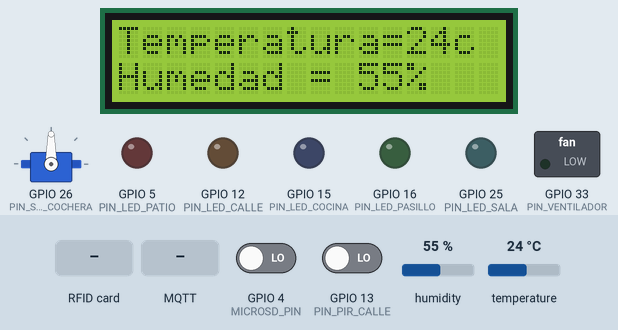
Recording of a sketch running on a simulated ESP32. Shown: servo, 16×2 character LCD, switched loads named in the sketch (green lamp = pin HIGH), output pins drawn as LEDs (lit = HIGH). The test bench sets the inputs (shaded band); at power-on: GPIO 4 (MICROSD_PIN) LOW, GPIO 13 (PIN_PIR_CALLE) LOW, humidity 55 %, temperature 24 °C. WiFi joins after 1.5 s; servers stay silent unless stated; the local clock reads 2024-03-15 10:24:30 at power-on unless the sketch sets it; storage starts empty; no MQTT or app messages arrive unless stated; what the sketch prints to the serial monitor is not drawn.

Above: at 2.8 s.
2.9 s: RFID card 01 63 30 1D held to the reader
At 4.0 s:
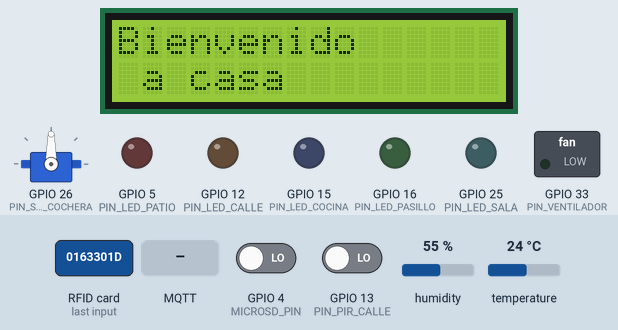
7.1 s: MQTT message "luzSala encender" arrives on the first subscribed topic
At 7.5 s:
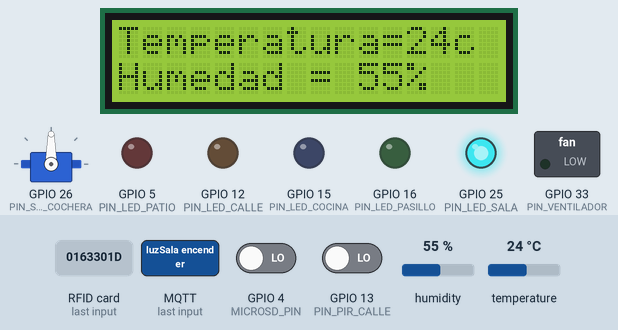
8.7 s: GPIO 4 (MICROSD_PIN) driven HIGH
At 9.6 s:
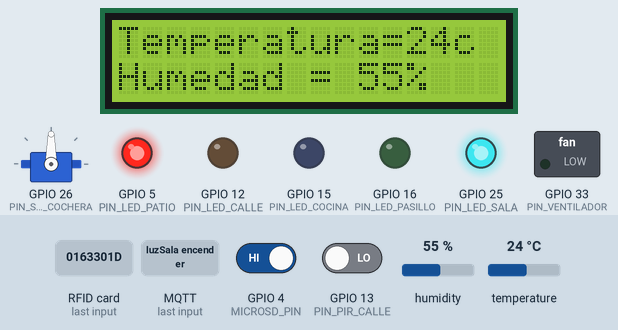
10.2 s: GPIO 13 (PIN_PIR_CALLE) driven HIGH
At 11.5 s:
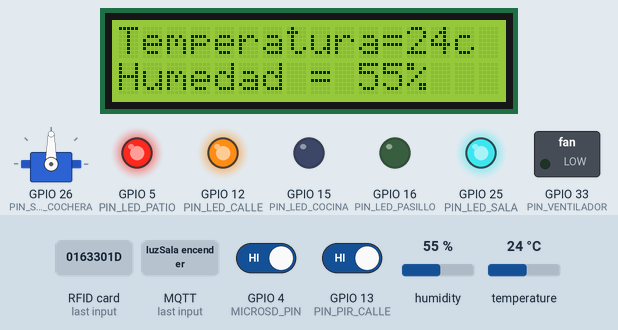
11.8 s: MQTT message "luzSala apagar" arrives on the first subscribed topic
At 13.0 s:
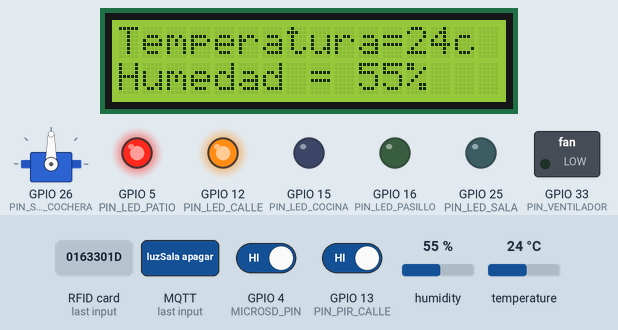
13.5 s: MQTT message "luzPasillo encender" arrives on the first subscribed topic
At 14.9 s:
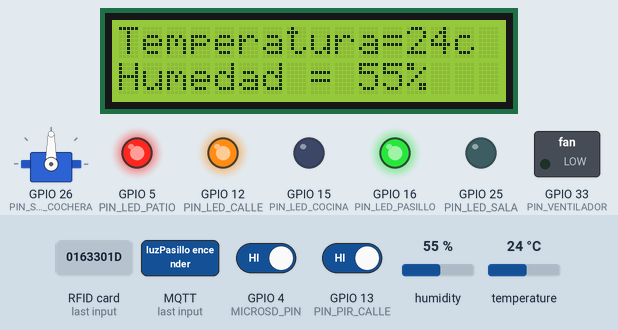
Timing chart, 0 to 16.1 s (numbered marks = the images above; inputs shaded):
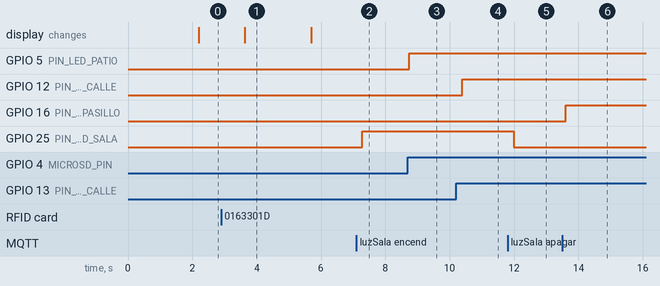

Measured:
- after the input at 2.9 s, the display: changes after 0.72 s (image 1)
- after the input at 7.1 s, GPIO 25 (PIN_LED_SALA): LOW → HIGH after 0.18 s
- after the input at 8.7 s, GPIO 5 (PIN_LED_PATIO): LOW → HIGH at once
- after the input at 10.2 s, GPIO 12 (PIN_LED_CALLE): LOW → HIGH after 0.19 s
- after the input at 11.8 s, GPIO 25 (PIN_LED_SALA): HIGH → LOW after 0.20 s
- after the input at 13.5 s, GPIO 16 (PIN_LED_PASILLO): LOW → HIGH after 0.11 s
- what the display in image 1 shows lasts 2.1 s, from 3.6 s to 5.7 s

The sketch:

sketch.ino
```cpp
#include "DataLogger.h"

void setup() {
  Serial.begin(115200);
  SENSORES.sensores_init();
  ACTUADORES.actuadores_init();
  INFORMACION.setup_WiFi();
  INFORMACION.set_MQTT_server();
  INFORMACION.set_MQTT_callback();
  MSD.MicroSD_init();
  Myrtc.RTC_init();
  Myrfid.rfid_init();
}

void loop() {
  Tareas.actualizar_tareas();
  Tareas.tarea_SENSORES();
  Tareas.tarea_actuadores();
  Tareas.tarea_LCD();
  Tareas.tarea_MSD();
  Myrtc.show_time();
  Myrfid.verificar_tarjeta_presente();
}
```

Actuadores.h
```cpp
#ifndef Actuadores_h
#define Actuadores_h

#define PIN_LED_CALLE 12
#define PIN_LED_PATIO 5
#define PIN_LED_COCINA 15
#define PIN_LED_SALA 25
#define PIN_LED_BANIO 14
#define PIN_LED_PASILLO 16
#define PIN_SERVO_COCHERA 26
#define PIN_VENTILADOR 33
int pos = 0;

class Actuadores {
  public:
    void actuadores_init(void);
    void encender_luces(void);
    void control_luces(String);
    void show_LCD (String, String);
};

void Actuadores::actuadores_init(void) {
  pinMode(PIN_LED_CALLE, OUTPUT);
  pinMode(PIN_LED_PATIO, OUTPUT);
  pinMode(PIN_LED_COCINA, OUTPUT);
  pinMode(PIN_LED_SALA, OUTPUT);
  pinMode(PIN_LED_BANIO, OUTPUT);
  pinMode(PIN_LED_PASILLO, OUTPUT);
  servoCochera.attach(PIN_SERVO_COCHERA);
  pinMode(PIN_VENTILADOR, OUTPUT);
  lcd.init();
  lcd.backlight();
}

void Actuadores::encender_luces(void) {
  if (SENSORES.pir_read(PIN_PIR_CALLE) == 1) {
    digitalWrite(PIN_LED_CALLE, HIGH);
  }
  else {
    digitalWrite(PIN_LED_CALLE, LOW);
  }

  if (SENSORES.pir_read(PIN_PIR_PATIO) == 1) {
    digitalWrite(PIN_LED_PATIO, HIGH);
  }
  else {
    digitalWrite(PIN_LED_PATIO, LOW);
  }
}

void Actuadores::control_luces(String mensaje) {
  if ( mensaje == "luzSala encender") {
    digitalWrite(PIN_LED_SALA, HIGH);
  }
  else if ( mensaje == "luzSala apagar") {
    digitalWrite(PIN_LED_SALA, LOW);
  }

  if ( mensaje == "luzPasillo encender") {
    digitalWrite(PIN_LED_PASILLO, HIGH);
  }
  else if ( mensaje == "luzPasillo apagar") {
    digitalWrite(PIN_LED_PASILLO, LOW);
  }

  if ( mensaje == "luzCocina encender") {
    digitalWrite(PIN_LED_COCINA, HIGH);
  }
  else if ( mensaje == "luzCocina apagar") {
    digitalWrite(PIN_LED_COCINA, LOW);
  }

  if ( mensaje == "luzBanio encender") {
    digitalWrite(PIN_LED_BANIO, HIGH);
  }
  else if ( mensaje == "luzBanio apagar") {
    digitalWrite(PIN_LED_BANIO, LOW);
  }

  if ( mensaje == "puerta_cochera encender") {
    for (pos = 5; pos <= 180; pos += 1) {
      servoCochera.write(pos);    // llamar al servo para poner en la posicion 'pos'
      delay(15);
    }
  }
  else if ( mensaje == "puerta_cochera apagar") {
    for (pos = 180; pos >= 5; pos -= 1) {
      servoCochera.write(pos);    // tell servo to go to position in variable 'pos'
      delay(15);
    }
  }

  if ( mensaje == "ventilador encender") {
    digitalWrite(PIN_VENTILADOR, HIGH);
  }
  else if ( mensaje == "ventilador apagar") {
    digitalWrite(PIN_VENTILADOR, LOW);
  }


}

void Actuadores::show_LCD(String msg1, String msg2) {
  lcd.clear();
  lcd.setCursor (0, 0);
  lcd.print(msg1);
  lcd.setCursor(0, 1);
  lcd.print(msg2);
}

#endif
```

DataLogger.h
```cpp
#ifndef DataLogger_h
#define DataLogger_h

#include <DHT.h>
#include <MFRC522.h>
#include <SPI.h>
#include <ArduinoJson.h>
#include <LiquidCrystal_I2C.h>
#include <ESP32Servo.h>

#define PIN_DHT 27
#define DHT_TYPE DHT11

Servo servoCochera;
DHT dht(PIN_DHT,DHT_TYPE);
LiquidCrystal_I2C lcd ( 0x27, 16, 2);

#include "Sensores.h"
Sensores SENSORES;


#include "Actuadores.h"
Actuadores ACTUADORES;

#include "Json.h"
JsonClass Json;

#include "MQTT.h"
MQTT INFORMACION;

#include "RTC.h"
DS1307_RTC Myrtc;


#include "MicroSD.h"
MicroSD MSD;

#include "RFID.h"
rfid Myrfid;

#include "Tareas.h"
millis_tasks Tareas;


#endif
```

Json.h
```cpp
#ifndef Json_h
#define Json_h

class JsonClass{
  public:
  String FAC_Json (String, String, String, String, String);
  String Acceso_Json(String, String, String);
};

String JsonClass::FAC_Json(String msg1, String msg2, String msg3, String msg4, String msg5){
  String temp = "";
  DynamicJsonDocument JSON ( 1024 );         /* Objeto donde se alamcenará el JSON */
  JSON [ "DHT" ]["temperatura"] = msg1;
  JSON["DHT"]["humedad"] = msg2;         /* Almacena números enteros o flotantes */
  JSON [ "PIR_PATIO" ] = msg3;
  JSON [ "PIR_CALLE" ] = msg4;
  JSON["FECHA"] = msg5;
  serializeJsonPretty( JSON, temp);
  return temp;
}

String JsonClass::Acceso_Json(String msg1, String msg2, String msg3){
  String temp = "";
  DynamicJsonDocument JSON ( 1024 );         /* Objeto donde se alamcenará el JSON */
  JSON [ "FECHA" ]["dia"] = msg1;
  JSON["FECHA"]["hora"] = msg2;         /* Almacena números enteros o flotantes */
  JSON [ "ID" ] = msg3;
  serializeJsonPretty( JSON, temp);
  return temp;
}
#endif
```

MQTT.h
```cpp
/* Se incluye librería y se crea objeto para la configuración del cliente WiFi */
#include <WiFi.h>
WiFiClient ESP32_WIFI;

/* Se incluye librería paa utilizar el protocolo de telemetría MQTT, con el objeto correspondiente */
#include "PubSubClient.h"
PubSubClient client ( ESP32_WIFI );

/* Directivas de configuración de red y parámetros MQTT */
#define HOTSPOT_WIFI  "Wokwi-GUEST"            /* Nombre del punto de acceso a conectarse */
#define HOTSPOT_PWD   ""                       /* Contraseña de la red */
#define MQTT_SERVER   "test.mosquitto.org"     /* Dirección del Broker MQTT */
#define MQTT_PORT     1883                     /* Puerto del Broker MQTT */
#define TXTOPIC       "/TX_CASA"         /* Nombre del topic de publicación */
#define RXTOPIC       "/RX_CASA"         /* Nombre del topic de suscripción */
#define RXTOPIC1      "/Casa"        /* Nombre del topic de suscripción */

/* Clase para la gestión de la red WiFi y el protocolo MQTT */
class MQTT {

  public:
    /* MÉTODOS */
  public:
    void subscribe_MQTT ( void );            /* Conecta al usuario como un suscriptor MQTT */
    void publish_MQTT ( String );              /* Conecta al usuario como un pulicador MQTT */
    void reconnect_MQTT ( void );            /* Realiza la reconexión al servidor MQTT */
    void setup_WiFi ( void );                /* Configura lo necesario para conectarse a una red WiFi */
    void set_MQTT_server ( void );           /* Establece la dirección del Broker MQTT a utilizar */
    void set_MQTT_callback ( void );         /* Se configura la obtención de la información como suscriptor */
    static void callback ( char*, byte*, unsigned int );   /* Método que obtiene la trama realizada en las suscripciones */
};

/*~~~~~~~~~~~~~~~~~~~~~~~~~~~~~~~~~~~~~~~~~~~~~~~~~~~ set_MQTT_server ( void ) ~~~~~~~~~~~~~~~~~~~~~~~~~~~~~~~~~~~~~~~
                       Función que configura el puerto y la dirección del Broker MQTT a utilizar.
  ~~~~~~~~~~~~~~~~~~~~~~~~~~~~~~~~~~~~~~~~~~~~~~~~~~~~~~~~~~~~~~~~~~~~~~~~~~~~~~~~~~~~~~~~~~~~~~~~~~~~~~~~~~~~~~~~~~*/

void MQTT :: set_MQTT_server ( void ) {
  client.setServer ( MQTT_SERVER, MQTT_PORT );            /* Función librería PubsubClient */
}

/*~~~~~~~~~~~~~~~~~~~~~~~~~~~~~~~~~~~~~~~~~~~~~~~~~~~ set_MQTT_callback ( void ) ~~~~~~~~~~~~~~~~~~~~~~~~~~~~~~~~~~~~
                       Función que configura la función que recibirá la trama proveniente de los datos
                       mostrados en la suscripción .
  ~~~~~~~~~~~~~~~~~~~~~~~~~~~~~~~~~~~~~~~~~~~~~~~~~~~~~~~~~~~~~~~~~~~~~~~~~~~~~~~~~~~~~~~~~~~~~~~~~~~~~~~~~~~~~~~~~~*/

void MQTT :: set_MQTT_callback ( void ) {

  client.setCallback (this -> callback);                 /* Función librería PubsubClient */

}

/*~~~~~~~~~~~~~~~~~~~~~~~~~~~~~~~~~~~~~~~~~~~~~~~~~~~ subscribe_MQTT ( void ) ~~~~~~~~~~~~~~~~~~~~~~~~~~~~~~~~~~~~~~~
                       Función que se suscribe a un topic MQTT, puede tener múltiples suscripciones.
  ~~~~~~~~~~~~~~~~~~~~~~~~~~~~~~~~~~~~~~~~~~~~~~~~~~~~~~~~~~~~~~~~~~~~~~~~~~~~~~~~~~~~~~~~~~~~~~~~~~~~~~~~~~~~~~~~~~*/

void MQTT :: subscribe_MQTT ( void ) {

  client.subscribe( RXTOPIC );                           /* Función librería PubsubClient */
  //client.subscribe( RXTOPIC1 );                          /* Función librería PubsubClient */

}

/*~~~~~~~~~~~~~~~~~~~~~~~~~~~~~~~~~~~~~~~~~~~~~~~~~~~ publish_MQTT ( void ) ~~~~~~~~~~~~~~~~~~~~~~~~~~~~~~~~~~~~~~~
                       Función que publica información hacia a un topic MQTT.
  ~~~~~~~~~~~~~~~~~~~~~~~~~~~~~~~~~~~~~~~~~~~~~~~~~~~~~~~~~~~~~~~~~~~~~~~~~~~~~~~~~~~~~~~~~~~~~~~~~~~~~~~~~~~~~~~~~~*/

void MQTT :: publish_MQTT ( String json) {
  Serial.println ( F ( "Publicando información" ) );
  //client.publish( TXTOPIC, "Siiiuuuuu");                 /* Función librería PubsubClient */
  client.publish( TXTOPIC, json.c_str());
}

/*~~~~~~~~~~~~~~~~~~~~~~~~~~~~~~~~~~~~~~~~~~~~~~~~~~~ reconnect_MQTT ( void ) ~~~~~~~~~~~~~~~~~~~~~~~~~~~~~~~~~~~~~~~
                       Función que se reeconecta al servidor MQTT como cliente, tanto para publicar como suscribirse
                       a un topic.
  ~~~~~~~~~~~~~~~~~~~~~~~~~~~~~~~~~~~~~~~~~~~~~~~~~~~~~~~~~~~~~~~~~~~~~~~~~~~~~~~~~~~~~~~~~~~~~~~~~~~~~~~~~~~~~~~~~~*/

void MQTT :: reconnect_MQTT ( void ) {

  if ( ! client.connected ( ) ) {                         /* ¿Está el cliente desconectado? */

    while ( ! client.connected ( ) ) {                    /* Mientras que está desconectado */

      Serial.print ( F ( "Conectando nuevamente al servidor" ) );

      if ( client.connect ( "Client_test" ) ) {             /* Si el cliente se conecta, el cliente puede tener autentificación */

        Serial.println ( F ( "Cliente conectado" ) );

        subscribe_MQTT ( );                                 /* Suscribirse al topic */

      } else {
        /* Si el cliente no se conecta */
        Serial.print ( F ( "Falló al conectarse, tipo de error: " ) );
        Serial.print ( client.state ( ) );                  /* Mostrar el estado o error, e intentarlo nuevamente */
        Serial.println ( F ( "Intentando nuevamente en 5 segundos" ) );
        delay ( 5000 );

      }
    }
  }
  client.loop ( );

}

/*~~~~~~~~~~~~~~~~~~~~~~~~~~~~~~~~~~~~~~~~~~~~~~~~~~~ setup_WiFi ( void ) ~~~~~~~~~~~~~~~~~~~~~~~~~~~~~~~~~~~~~~~~~~~
                       Función que se configura y se conecta a una red WiFi
  ~~~~~~~~~~~~~~~~~~~~~~~~~~~~~~~~~~~~~~~~~~~~~~~~~~~~~~~~~~~~~~~~~~~~~~~~~~~~~~~~~~~~~~~~~~~~~~~~~~~~~~~~~~~~~~~~~~*/

void MQTT :: setup_WiFi ( void ) {

  delay ( 10 );
  Serial.println ( F ( "Configurando WiFi: " ) );
  WiFi.begin ( HOTSPOT_WIFI, HOTSPOT_PWD );               /* Iniciar intentos de conexión hacia la red WiFi */


  while ( WiFi.status ( ) != WL_CONNECTED ) {            /* Mientras que no se haya conectado a la red especificada */

    delay ( 500 );
    Serial.print ( F ( "." ) );                                /* Mostrar un mensaje de espera */

  }
  //Serial.println ( "WiFi configurado con la IP: " );

}

/*~~~~~~~~~~~~~~~~~~~~~~~~~~~~~~~~~~~~~~~~~~~~~~~~~~~ callback ( char* topic, byte* message, unsigned int length ) ~~~~~~~~~~~~~~~~~~~~~~~~~~~~~~~~~~~~~~~~~~~
                       Función que obtiene los mensajes mandados hacia el topic al cual se está suscrito
                       NOTA: Los paráetros de está función están de acuerdo con los que vienen en la librería Pubsubclient
  ~~~~~~~~~~~~~~~~~~~~~~~~~~~~~~~~~~~~~~~~~~~~~~~~~~~~~~~~~~~~~~~~~~~~~~~~~~~~~~~~~~~~~~~~~~~~~~~~~~~~~~~~~~~~~~~~~~~~~~~~~~~~~~~~~~~~~~~~~~~~~~~~~~~~~~~~~~~~*/

void MQTT :: callback(char* topic, byte* message, unsigned int length) {

  Serial.print ( F ( "Ha llegado un mensaje de: " ) );
  Serial.println ( topic );                             /* Topic al cual se está suscrito */

  String messageTemp;

  for ( int i = 0; i < length; i++ ) {
    //Serial.print((char)message[i]);
    messageTemp += (char)message[i];                    /* El mensaje proviene en bytes por lo que es necesario concatenarlo */
  }

  ACTUADORES.control_luces(messageTemp);
}
```

MicroSD.h
```cpp
#ifndef MicroSD_h
#define MicroSD_h
/* Librerías fabricante necesarias para utilizar la MicroSD */
#include <SD.h>
#include <SPI.h>

#define MICROSD_PIN 4    /* Pin de control MicroSD */
File MicroSD_File;       /* Archivo para escribir  o leer en la MicroSD */
class MicroSD  {
  // VARIABLES
  public:
    uint8_t contador = 0;
    String filename = "/TestMicroSD.txt";   /* Nombre de archivo que incluye "/" que indica la ubicación en raíz */
  // MÉTODOS
  public:
   void MicroSD_init ( void );
   void SaveFile ( String );
   void ReadFile ( void );

};

void MicroSD::MicroSD_init ( void ){

   while ( !SD.begin ( MICROSD_PIN ) ) {
        Serial.println ( F ( "Falló la inicialización del módulo MicroSD"  ));
        delay(1000);
    }
    Serial.println ( F ( "La librería MicroSD ha inicializado con éxito" ) );
}

void MicroSD :: SaveFile ( String id ) {

    // Abrir o crear en caso de que no exista.
    MicroSD_File = SD.open ( filename, FILE_APPEND );
    if ( MicroSD_File ) {
        Myrtc.get_time();
        String json = Json.Acceso_Json(Myrtc.format_date(),Myrtc.format_time(), id);
        MicroSD_File.println(json);
        MicroSD_File.close ( );
    } else {
        // if the file didn't open, print an error:
        Serial.print ( F ( "Error opening " ) );
        Serial.println ( filename );

    }
    Serial.println ( "Verificando si existe el archivo: ");
    if ( SD.exists ( filename ) ) {
    Serial.println ( filename );
    Serial.println( " existe" );
  } else {
        Serial.println ( filename );
    Serial.println( " no existe" );
  }
     // Esperar un segundo entre lecturas
      delay ( 1000 );
}
void MicroSD :: ReadFile ( void ) {

    //String filename = "/TestMicroSD.txt";
    // re-open the file for reading:
  MicroSD_File = SD.open( filename );
  if ( MicroSD_File ) {
    Serial.println( "Archivo:" );

    // read from the file until there's nothing else in it:
    while ( MicroSD_File.available ( ) ) {

      Serial.write ( MicroSD_File.read ( ) );

    }
    // close the file:
    MicroSD_File.close ( );
  } else {
    // if the file didn't open, print an error:
    Serial.println ( "Error abriendo el archivo" );
  }


}

#endif
```

RFID.h
```cpp
#ifndef RFID_h
#define RFID_h

#include <SPI.h>
#include <MFRC522.h>
#include <ESP32Servo.h>

#define SS_PIN 14
#define RST_PIN 35

class rfid {
  private:
    MFRC522 mfrc522;
    Servo miServo;

  public:
    bool tarjetaAutorizada = false;
    unsigned long tiempoUltimaLectura = 0;
    const unsigned long tiempoEspera = 5000;
    // Define dos conjuntos de códigos autorizados
    byte uidAutorizado1[4] = {0x01, 0x63, 0x30, 0x1D};
    byte uidAutorizado2[4] = {0xA3, 0xF8, 0x8C, 0xAC};
    byte uidAutorizado3[4] = {0x08, 0x02, 0x9A, 0xEC};

    rfid() : mfrc522(SS_PIN, RST_PIN) {}

    void rfid_init();
    void verificar_tarjeta_presente();
    bool verificar_tarjeta_autorizada(byte *uid, byte bufferSize);
    void mover_servo(int angulo);
    void imprimir_uid(byte *buffer, byte bufferSize);
    String obtener_uid(byte *buffer, byte bufferSize);
};

void rfid::rfid_init() {
  SPI.begin();         // Iniciar la comunicación SPI
  mfrc522.PCD_Init();  // Iniciar el lector RFID
  digitalWrite(MICROSD_PIN, LOW);
}

void rfid::verificar_tarjeta_presente() {

  // Verificar si hay una tarjeta presente
  if (mfrc522.PICC_IsNewCardPresent() && mfrc522.PICC_ReadCardSerial()) {
    // Mostrar el número de identificación de la tarjeta
    Serial.print("Número de identificación de la tarjeta: ");
    imprimir_uid(mfrc522.uid.uidByte, mfrc522.uid.size);
    Serial.println();

    // Verificar si la tarjeta es autorizada
    if (verificar_tarjeta_autorizada(mfrc522.uid.uidByte, mfrc522.uid.size)) {
      tarjetaAutorizada = true;
      tiempoUltimaLectura = millis();  // Actualizar el tiempo de la última lectura
      mover_servo(0); // Mover el servo a 0 grados (puede cambiar según tu configuración)
      ACTUADORES.show_LCD("Bienvenido", " a casa");
      digitalWrite(MICROSD_PIN, HIGH);
      MSD.SaveFile(obtener_uid(mfrc522.uid.uidByte, mfrc522.uid.size));
      MSD.ReadFile();
      digitalWrite(MICROSD_PIN, LOW);
    }

    delay(1000);  // Esperar un segundo antes de leer la próxima tarjeta
  }

  // Verificar si ha pasado el tiempo de espera y revertir el estado del servo
  if (tarjetaAutorizada && (millis() - tiempoUltimaLectura >= tiempoEspera)) {
    tarjetaAutorizada = false;
    mover_servo(75);  // Volver el servo a la posición original (75 grados)

  }
}

bool rfid::verificar_tarjeta_autorizada(byte *uid, byte bufferSize) {
  // Comparar el UID de la tarjeta con los dos conjuntos de UID autorizados
  return (memcmp(uid, uidAutorizado1, sizeof(uidAutorizado1)) == 0 || memcmp(uid, uidAutorizado2, sizeof(uidAutorizado2)) == 0 || memcmp(uid, uidAutorizado3, sizeof(uidAutorizado3)) == 0);
}

void rfid::mover_servo(int angulo) {
  miServo.write(angulo);  // Mover el servo al ángulo especificado
  delay(500);  // Pequeño retardo para asegurar que el servo tenga tiempo de moverse
}

void rfid::imprimir_uid(byte *buffer, byte bufferSize) {
  for (byte i = 0; i < bufferSize; i++) {
    Serial.print(buffer[i] < 0x10 ? " 0" : " ");
    Serial.print(buffer[i], HEX);
  }
}

String rfid::obtener_uid(byte *buffer, byte bufferSize) {
  String uid = ""; // Inicializar una cadena vacía para guardar el UID

  // Iterar sobre el buffer que contiene el UID
  for (byte i = 0; i < bufferSize; i++) {
    // Convertir cada byte en su representación hexadecimal y agregarlo a la cadena
    uid += String(buffer[i], HEX);
  }

  return uid; // Devolver la cadena que contiene el UID
}

#endif
```

Sensores.h
```cpp
#ifndef Sensores_h
#define Sensores_h


#define PIN_PIR_CALLE 13
#define PIN_PIR_PATIO 4


class Sensores{
  public:
    void sensores_init(void);
    bool pir_read(int);
    int dht_humedad(void);
    int dht_temperatura(void);
};


void Sensores::sensores_init(void){
   pinMode(PIN_PIR_CALLE, INPUT);
   pinMode(PIN_PIR_PATIO, INPUT);
   dht.begin();
}

bool Sensores::pir_read(int pin_pir){
  return digitalRead(pin_pir);
}

int Sensores::dht_humedad(void){
  return dht.readHumidity();
}

int Sensores::dht_temperatura(void){
  return dht.readTemperature();
}


#endif 
```

Source omitted: RTC.h (3242 bytes), Tareas.h (2745 bytes)
